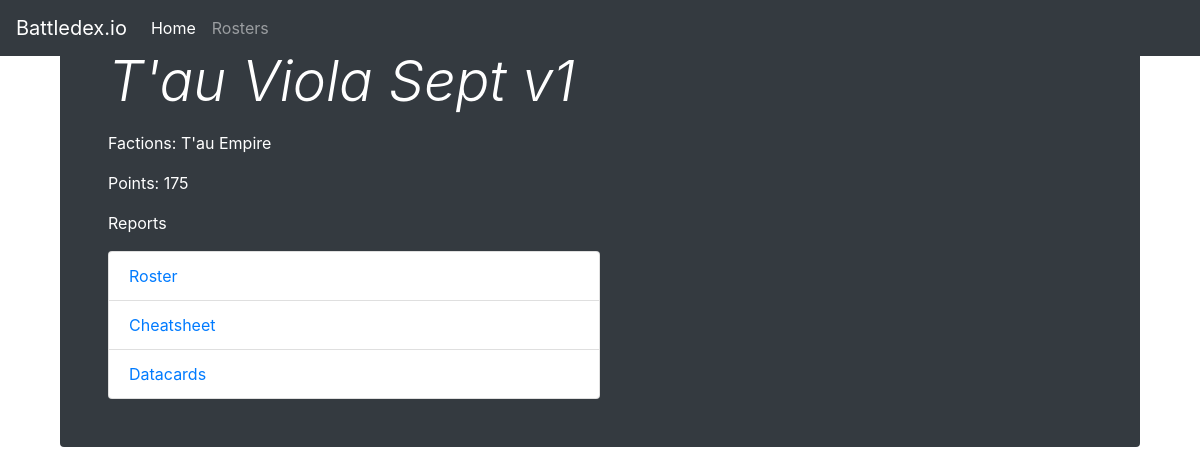
The page /roster/1 on the database its author committed.
### armybuilder/models.py (models this page shows, shortened)
class Roster(Base):
    __tablename__ = 'roster'
    id = Column(Integer, primary_key=True)
    name = Column(Text)
    player_name = Column(Text)
    factions = relationship('Faction', secondary=roster_faction_table, back_populates='rosters', lazy='subquery')
    entries = relationship('RosterEntry', cascade='delete', lazy='subquery')
    users = relationship(
        'User',
        secondary=user_roster_table,
        back_populates='rosters'
    )
    @property
    def points(self):
        return sum(e.points for e in self.entries)

class Faction(Base):
    __tablename__ = 'faction'
    id = Column(Integer, primary_key=True)
    name = Column(Text)
    keyword_id = Column(Integer, ForeignKey('keyword.id'))
    keyword = relationship('Keyword')
    is_subfaction = Column(Boolean, default=False)
    abilities = relationship('Ability', secondary=faction_ability_table, back_populates='factions', lazy='subquery')
    figures = relationship(
        'Figure', secondary=figure_faction_table,
        back_populates='factions'
    )
    tactics = relationship('Tactic',
        secondary=tactic_faction_table,
        back_populates='factions')
    rosters = relationship('Roster',
        secondary=roster_faction_table,
        back_populates='factions')
    def __str__(self):
        return self.name

class Wargear(Base):
    __tablename__ = 'wargear'
    id = Column(Integer, primary_key=True)
    name = Column(Text)
    profile = Column(Text)
    wargear_range = Column(Text)
    wargear_type = Column(Text)
    strength = Column(Text)
    ap = Column(Text)
    damage = Column(Text)
    points = Column(Integer)
    figures = relationship(
        'Figure',
        secondary=figure_wargear_table,
        back_populates='allowed_wargear',
        lazy='subquery'
    )
    abilities = relationship(
        'Ability',
        secondary=wargear_ability_table,
        back_populates='wargear',
        lazy='subquery'
    )
    roster_entries = relationship(
        'RosterEntry',
        secondary=roster_entry_wargear_table,
        back_populates='wargear',
        lazy='subquery'
    )

class Figure(Base):
    __tablename__ = 'figure'
    id = Column(Integer, primary_key=True)
    figure_type = Column(Text)
    figure_name = Column(Text)
    points = Column(Integer)
    move = Column(Text)
    weapon_skill = Column(Integer)
    ballistic_skill = Column(Integer)
    strength = Column(Text)
    toughness = Column(Text)
    wounds = Column(Text)
    attacks = Column(Text)
    leadership = Column(Text)
    save = Column(Text)
    max_number = Column(Integer)
    allowed_wargear = relationship('Wargear', secondary=figure_wargear_table, back_populates='figures', lazy='subquery')
    allowed_specializations = relationship('Specialization',
        secondary=figure_specialization_table,
        back_populates='figures',
        lazy='subquery')
    factions = relationship(
        'Faction', secondary=figure_faction_table,
        back_populates='figures',
        lazy='subquery'
    )
    keywords = relationship(
        'Keyword',
        secondary=figure_keyword_table,
        back_populates='figures',
        lazy='subquery'
    )
    abilities = relationship(
        'Ability',
        secondary=figure_ability_table,
        back_populates='figures',
        lazy='subquery'
    )

### armybuilder/views.py (the view)
@app.route('/roster/<int:roster_id>')
def roster_view(roster_id):
    roster = db.session.query(Roster).get(roster_id)
    return render_template('web/roster.html.jinja', roster=roster)

### armybuilder/models.py (called while the page is built)
    @property
    def points(self):
        wargear_points = sum([ w.points if w.points else 0 for w in self.wargear ]) if self.wargear else 0
        figure_points = self.figure.points if self.figure.points else 0
        return wargear_points + figure_points

### armybuilder/templates/web/roster.html.jinja (shortened to what this page needs)
{% extends "web/base.html.jinja" %}
{% block content %}
<div class="container">
    <div class="jumbotron p-3 p-md-5 text-white rounded bg-dark">
        <div class="col-md-6 px-0">
            <h1 class="display-4 font-italic">{{ roster.name }}</h1>
            <p>Factions: {{ roster.factions|join(", ") }}</p>
            <p>Points: {{ roster.points }}</p>
            <p>Reports</p>
            <ul class="list-group">
                <li class="list-group-item"><a href="/report/{{ roster.id }}/roster">Roster</a></li>
                <li class="list-group-item"><a href="/report/{{ roster.id }}/cheatsheet">Cheatsheet</a></li>
                <li class="list-group-item"><a href="/report/{{ roster.id }}/datacards">Datacards</a></li>
            </ul>
        </div>
    </div>
</div>
{% endblock %}
{% block scripts %}
<link rel="stylesheet" href="{{ url_for('static', filename='thirdparty/jsgrid/jsgrid.min.css') }}">
<link rel="stylesheet" href="{{ url_for('static', filename='thirdparty/jsgrid/jsgrid-theme.min.css') }}">
<link rel="stylesheet" href="{{ url_for('static', filename='thirdparty/chosen/chosen.min.css') }}">
{% endblock %}

### rows shown on the page
Roster: name "T'au Viola Sept v1"
Faction: factions "T'au Empire"
Wargear: points "175"
